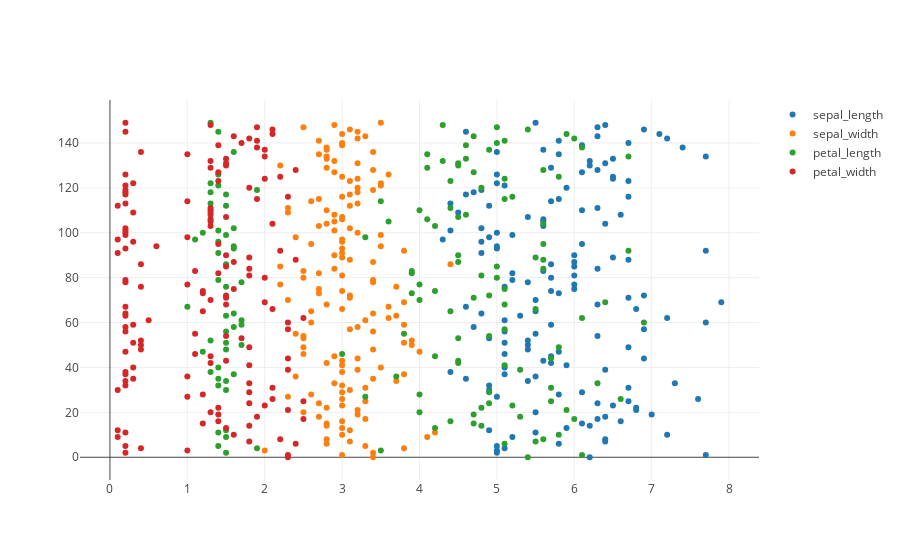

Notebook code for this chart:
### Code cell
let x = Array::from_iter(0..features.nrows());

let mut plot = Plot::new();
for i in 0..features.ncols() {
  let y = features.slice(s![.., i]).to_owned();
  let t = Scatter::from_array(y, x.clone()).name(&feature_names[i]).mode(Mode::Markers);
  plot.add_trace(t);
}

plot

### Figure 1 — Plotly figure (JSON) as saved in the notebook; plotly's stock layout.template omitted (floating-point values rounded to 4 significant figures; data arrays with more than 128 entries replaced by an {"elided": "..."} marker saying what was removed)
{"data": [{"mode": "markers", "name": "sepal_length", "type": "scatter", "x": {"elided": "150 float values"}, "y": {"elided": "150 int values"}}, {"mode": "markers", "name": "sepal_width", "type": "scatter", "x": {"elided": "150 float values"}, "y": {"elided": "150 int values"}}, {"mode": "markers", "name": "petal_length", "type": "scatter", "x": {"elided": "150 float values"}, "y": {"elided": "150 int values"}}, {"mode": "markers", "name": "petal_width", "type": "scatter", "x": {"elided": "150 float values"}, "y": {"elided": "150 int values"}}], "layout": {}}
